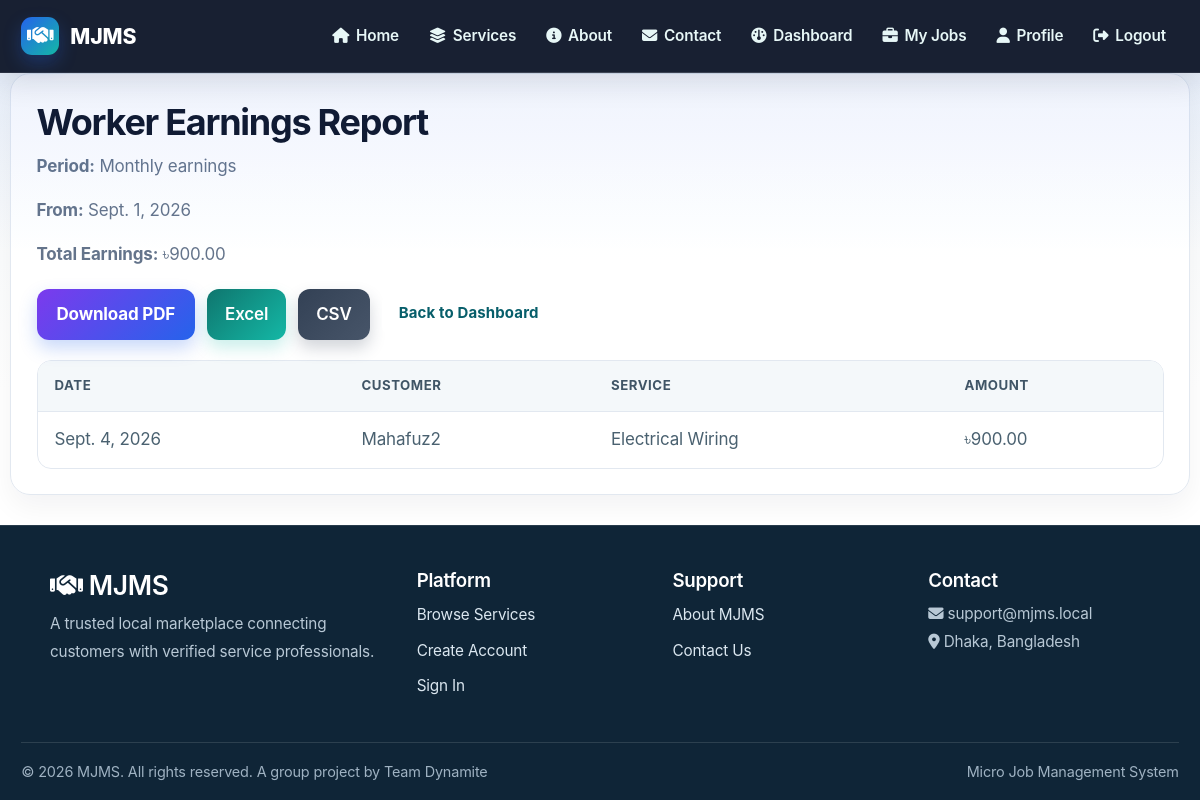
Screenshot of /workers/reports/earnings/ (signed in) with the database file from the repository.
### bookings/models.py (models this page shows, shortened)
class Booking(models.Model):
    STATUS_CHOICES = [
        ('Pending', 'Pending'),
        ('Confirmed', 'Confirmed'),
        ('Accepted', 'Accepted'),
        ('Open', 'Open'),
        ('Assigned', 'Assigned'),
        ('In Progress', 'In Progress'),
        ('Completed', 'Completed'),
        ('Cancelled', 'Cancelled'),
    ]
    BOOKING_TYPE_CHOICES = [
        ('BOOK_THIS_SERVICE', 'Book This Service'),
        ('HIRE_ME', 'Hire Me'),
    ]
    customer = models.ForeignKey(
        settings.AUTH_USER_MODEL,
        on_delete=models.CASCADE,
        related_name='customer_bookings'
    )
    service = models.ForeignKey(
        Service,
        on_delete=models.CASCADE,
        related_name='bookings'
    )
    worker = models.ForeignKey(
        settings.AUTH_USER_MODEL,
        on_delete=models.SET_NULL,
        null=True,
        blank=True,
        related_name='worker_bookings'
    )
    booking_date = models.DateField()
    booking_time = models.TimeField()
    address = models.TextField()
    problem_description = models.TextField()
    problem_photo = models.ImageField(
        upload_to='booking_problem_photos/',
        blank=True,
        null=True,
    )
    status = models.CharField(
        max_length=20,
        choices=STATUS_CHOICES,
        default='Pending'
    )
    booking_type = models.CharField(
        max_length=30,
        choices=BOOKING_TYPE_CHOICES,
        default='BOOK_THIS_SERVICE',
        help_text='How the customer created this booking: Book This Service or Hire Me.'
    )
    proposed_price = models.DecimalField(
        max_digits=10,
        decimal_places=2,
        null=True,
        blank=True,
        help_text='Customer proposal before the price is agreed.'
    )
    actual_price = models.DecimalField(
        max_digits=10,
        decimal_places=2,
        null=True,
        blank=True,
        help_text='Current negotiated price for the service.'
    )
    price_agreed = models.BooleanField(default=False)
    price_agreed_at = models.DateTimeField(null=True, blank=True)
    created_at = models.DateTimeField(auto_now_add=True)
    updated_at = models.DateTimeField(auto_now=True)
    class Meta:
        ordering = ['-created_at']

### services/models.py (models this page shows, shortened)
class Service(models.Model):
    name = models.CharField(max_length=100)
    category = models.ForeignKey(
        Category,
        on_delete=models.CASCADE,
        related_name='services',
        help_text='The category this service belongs to'
    )
    description = models.TextField()
    price = models.DecimalField(max_digits=10, decimal_places=2)
    image = models.ImageField(upload_to='service_images/')
    duration = models.CharField(max_length=50, help_text='Estimated duration (e.g., "2 hours")')
    location = models.CharField(max_length=100, blank=True, null=True)
    featured = models.BooleanField(default=False)
    is_available = models.BooleanField(default=True)
    created_at = models.DateTimeField(auto_now_add=True)
    updated_at = models.DateTimeField(auto_now=True)
    class Meta:
        ordering = ['category__name', 'name']
        indexes = [
            models.Index(fields=['category', 'is_available']),
        ]

### workers/views.py (the view, shortened to what this page needs)
# urls.py: path('reports/earnings/', views.worker_earnings_report, name='worker_earnings_report'),
@worker_required
def worker_earnings_report(request):
    period = request.GET.get('period', 'monthly')
    download = request.GET.get('download', '').lower()
    data = _get_worker_earnings_data(request.user, period)
    return render(
        request,
        'workers/worker_earnings_report.html',
        {
            'period': period,
            'report_label': data['label'],
            'total_earnings': data['total_earnings'],
            'job_entries': data['jobs'],
            'start_date': data['start_date'],
        }
    )

### accounts/models.py (called while the page is built)
    def get_full_name(self):
        return f'{self.first_name} {self.last_name}'.strip()

### notifications/views.py (called while the page is built)
def notification_context(request):
    if not request.user.is_authenticated:
        return {}
    return {
        'unread_notification_count': Notification.objects.filter(
            user=request.user,
            is_read=False,
        ).count(),
    }

### templates/workers/worker_earnings_report.html
{% extends 'base.html' %}
{% block content %}
<div class="card">
    <h2>Worker Earnings Report</h2>
    <p><strong>Period:</strong> {{ report_label }}</p>
    <p><strong>From:</strong> {{ start_date }}</p>
    <p><strong>Total Earnings:</strong> ৳{{ total_earnings|default:'0.00' }}</p>
    <div style="margin: 20px 0; display: flex; gap: 12px; flex-wrap: wrap; align-items: center;">
        <a href="{% url 'worker_earnings_report' %}?period={{ period }}&download=pdf"
           style="background: linear-gradient(135deg, #7c3aed, #2563eb); color: white; border: none; border-radius: 12px; padding: 12px 20px; font-weight: 700; text-decoration: none; box-shadow: 0 8px 18px rgba(37, 99, 235, 0.25); display: inline-block;">
            Download PDF
        </a>
        <a href="{% url 'worker_earnings_report' %}?period={{ period }}&download=excel"
           style="background: linear-gradient(135deg, #0f766e, #14b8a6); color: white; border: none; border-radius: 12px; padding: 12px 18px; font-weight: 600; text-decoration: none; box-shadow: 0 8px 16px rgba(20, 184, 166, 0.22); display: inline-block;">
            Excel
        </a>
        <a href="{% url 'worker_earnings_report' %}?period={{ period }}&download=csv"
           style="background: linear-gradient(135deg, #334155, #475569); color: white; border: none; border-radius: 12px; padding: 12px 18px; font-weight: 600; text-decoration: none; box-shadow: 0 8px 16px rgba(51, 65, 85, 0.22); display: inline-block;">
            CSV
        </a>
        <a href="{% url 'worker_dashboard' %}" class="btn btn-outline-secondary">Back to Dashboard</a>
    </div>
    {% if job_entries %}
        <table class="table table-striped">
            <thead>
                <tr>
                    <th>Date</th>
                    <th>Customer</th>
                    <th>Service</th>
                    <th>Amount</th>
                </tr>
            </thead>
            <tbody>
                {% for entry in job_entries %}
                <tr>
                    <td>{{ entry.date }}</td>
                    <td>{{ entry.customer }}</td>
                    <td>{{ entry.service_title }}</td>
                    <td>৳{{ entry.amount }}</td>
                </tr>
                {% endfor %}
            </tbody>
        </table>
    {% else %}
        <p>No completed jobs in this period yet.</p>
    {% endif %}
</div>
{% endblock %}

### static/css/professional.css (style rules this page uses)
:root { --primary-color: #1f4e79; --primary-dark: #163a56; --primary-light: #2d6ea8; --secondary-color: #31a24c; --secondary-dark: #229a3e; --accent-color: #f59e0b; --danger-color: #dc2626; --success-color: #10b981; --warning-color: #f97316; --info-color: #3b82f6; --text-dark: #1f2937; --text-muted: #6b7280; --text-light: #9ca3af; --bg-light: #f9fafb; --bg-lighter: #f3f4f6; --border-color: #e5e7eb; --border-light: #d1d5db; --font-primary: -apple-system, BlinkMacSystemFont, 'Segoe UI', Roboto, Oxygen, Ubuntu, Cantarell, sans-serif; --font-mono: 'Monaco', 'Courier New', monospace; --shadow-sm: 0 1px 2px 0 rgba(0, 0, 0, 0.05); --shadow-md: 0 4px 6px -1px rgba(0, 0, 0, 0.1); --shadow-lg: 0 10px 15px -3px rgba(0, 0, 0, 0.1); --shadow-xl: 0 20px 25px -5px rgba(0, 0, 0, 0.1); --radius-sm: 4px; --radius-md: 8px; --radius-lg: 12px; --radius-xl: 16px; }
* { margin: 0; padding: 0; box-sizing: border-box; }
html, body { height: 100%; }
body { font-family: var(--font-primary); background-color: var(--bg-light); color: var(--text-dark); line-height: 1.6; display: flex; flex-direction: column; }
a { color: var(--primary-color); text-decoration: none; transition: color 0.2s ease; }
h1, h2, h3, h4, h5, h6 { color: var(--text-dark); font-weight: 600; line-height: 1.3; margin-bottom: 0.5rem; }
h2 { font-size: 2rem; font-weight: 700; }
p { margin-bottom: 1rem; color: var(--text-muted); }
button, input[type="submit"], .btn { background: var(--primary-color); color: white; border: none; padding: 0.75rem 1.5rem; border-radius: var(--radius-md); cursor: pointer; font-weight: 500; font-size: 0.95rem; transition: all 0.2s ease; display: inline-block; text-align: center; }
.card, .container, .content { background: white; border-radius: var(--radius-lg); border: 1px solid var(--border-color); padding: 2rem; margin: 1.5rem 0; box-shadow: var(--shadow-sm); transition: all 0.3s ease; }

### static/css/style.css (style rules this page uses)
html, body { height: 100%; }
body { font-family: Arial, sans-serif; margin: 0; padding: 0; background: #f7f9fc; color: #222; display: flex; flex-direction: column; }
h1, h2, h3 { color: #1f4e79; }
.card { background: white; border: 1px solid #d9e2ec; border-radius: 8px; padding: 16px; margin: 12px 0; }
.btn-outline-secondary { background: white; color: #2d3748; border: 1px solid #cbd5e1; }
.btn { display: inline-block; padding: 12px 28px; border-radius: 8px; font-weight: 600; text-decoration: none; cursor: pointer; border: none; transition: all 0.3s ease; font-size: 1rem; }

### rows the page displays
Booking: booking_date "Sept. 1, 2026", date "Sept. 4, 2026", customer "Mahafuz2", service_title "Electrical Wiring", amount "900.00"

### other values shown
{{ report_label }} "Monthly earnings"
{{ total_earnings|default:'0.00' }} "900.00"
